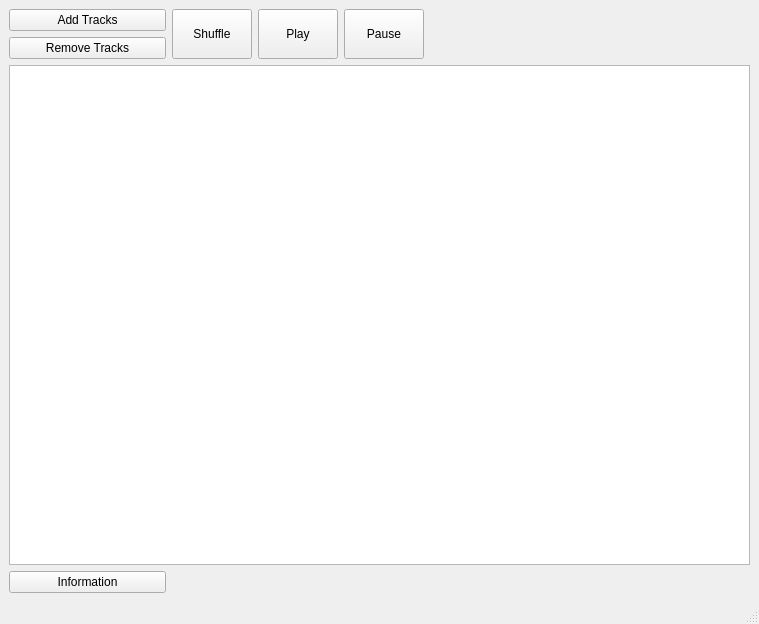
<?xml version="1.0" encoding="UTF-8"?>
<ui version="4.0">
 <class>MainWindow</class>
 <widget class="QMainWindow" name="MainWindow">
  <property name="geometry">
   <rect>
    <x>0</x>
    <y>0</y>
    <width>759</width>
    <height>624</height>
   </rect>
  </property>
  <property name="windowTitle">
   <string>MainWindow</string>
  </property>
  <widget class="QWidget" name="centralwidget">
   <layout class="QGridLayout" name="gridLayout_2">
    <item row="0" column="0">
     <layout class="QGridLayout" name="gridLayout_4">
      <item row="0" column="0">
       <widget class="QPushButton" name="addButton">
        <property name="text">
         <string>Add Tracks</string>
        </property>
       </widget>
      </item>
      <item row="1" column="0">
       <widget class="QPushButton" name="remButton">
        <property name="text">
         <string>Remove Tracks</string>
        </property>
       </widget>
      </item>
     </layout>
    </item>
    <item row="0" column="1">
     <layout class="QHBoxLayout" name="horizontalLayout">
      <item>
       <widget class="QPushButton" name="shuffleButton">
        <property name="sizePolicy">
         <sizepolicy hsizetype="Minimum" vsizetype="Preferred">
          <horstretch>0</horstretch>
          <verstretch>0</verstretch>
         </sizepolicy>
        </property>
        <property name="text">
         <string>Shuffle</string>
        </property>
       </widget>
      </item>
      <item>
       <widget class="QPushButton" name="playButton">
        <property name="sizePolicy">
         <sizepolicy hsizetype="Minimum" vsizetype="Preferred">
          <horstretch>0</horstretch>
          <verstretch>0</verstretch>
         </sizepolicy>
        </property>
        <property name="text">
         <string>Play</string>
        </property>
       </widget>
      </item>
      <item>
       <widget class="QPushButton" name="pauseButton">
        <property name="sizePolicy">
         <sizepolicy hsizetype="Minimum" vsizetype="Preferred">
          <horstretch>0</horstretch>
          <verstretch>0</verstretch>
         </sizepolicy>
        </property>
        <property name="text">
         <string>Pause</string>
        </property>
       </widget>
      </item>
     </layout>
    </item>
    <item row="1" column="0" colspan="4">
     <widget class="QListWidget" name="tracklistWidget"/>
    </item>
    <item row="2" column="0">
     <widget class="QPushButton" name="infoButton">
      <property name="text">
       <string>Information</string>
      </property>
     </widget>
    </item>
   </layout>
  </widget>
  <widget class="QMenuBar" name="menubar">
   <property name="geometry">
    <rect>
     <x>0</x>
     <y>0</y>
     <width>759</width>
     <height>21</height>
    </rect>
   </property>
  </widget>
  <widget class="QStatusBar" name="statusbar"/>
 </widget>
 <resources/>
 <connections/>
</ui>
